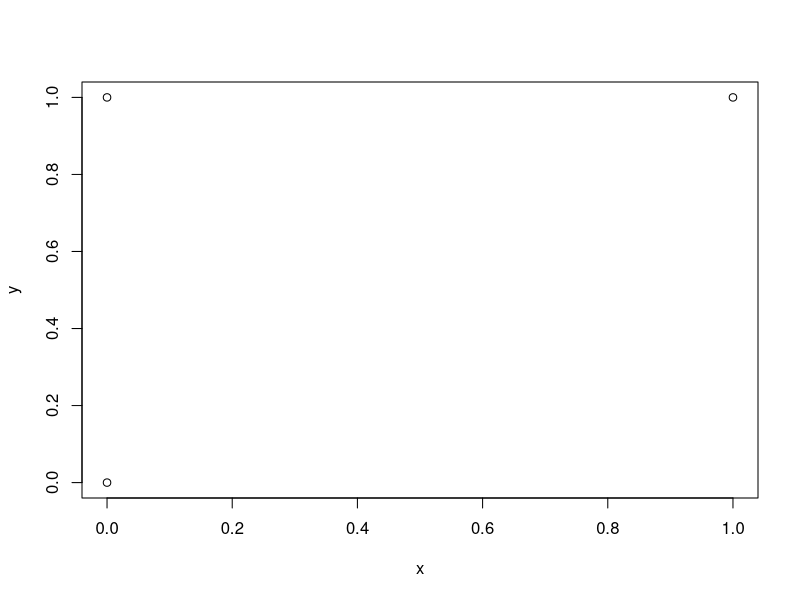
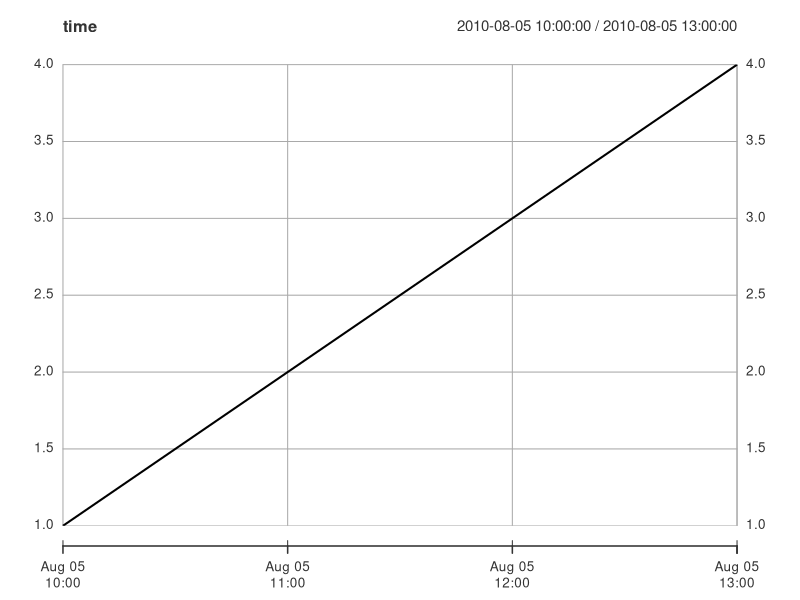

The R script that drew these images, in order: (Note: this script raises an error after producing the figures.)
# Author: Kevin
# Date: 7th March, 2017
# Propose: test scripts for spatial-temporal
# Environment: R 3.3
####################################

##############test scripts for class 'SDSTF'#############
# create object of  'SDSTF'
sp = cbind(x = c(0,0,1), y = c(0,1,1)) #combine two vector by columns
row.names(sp) = paste("point", 1:nrow(sp), sep="")
library(sp)

sp = SpatialPoints(sp)#SPATIAL CLASS #three location positions
plot(sp@coords)

library(xts)
time = xts(1:4, as.POSIXct("2010-08-05")+3600*(10:13)) #four time slots
plot(time)

m = c(10,20,30) # means for each of the 3 point locations #1*3 column

mydata = rnorm(length(sp)*length(time),mean=rep(m, 4)) #4*3 data point

IDs = paste("ID",1:length(mydata)) # ID for each data point
mydata = data.frame(values = signif(mydata,3), ID=IDs) # 12 observers

stfdf = STFDF(sp, time, mydata) #create a 'SDSTF' object
plot(sp)

stfdf
stfdf@data #data points
stfdf@time #time slots
stfdf@sp@coords #grids
stfdf@sp@bbox  #range

stsdf = as(stfdf, "STSDF")

stsdf[1:2,] #first two locations
stsdf[,1:2] #first two time-slots
stsdf[,,2]
stsdf[,,"values"]

stsdf[1,]
stsdf[,2]
# examples for [[, [[<-, $ and $<- 
stsdf[[1]]
stsdf[["values"]]
stsdf[["newVal"]] <- rnorm(12)
stsdf$ID
stsdf$ID = paste("OldIDs", 1:12, sep="")
stsdf$NewID = paste("NewIDs", 12:1, sep="")
stsdf
x = stsdf[stsdf,]
x = stsdf[stsdf[1:2,],]
all.equal(x, stsdf[1:2,])
